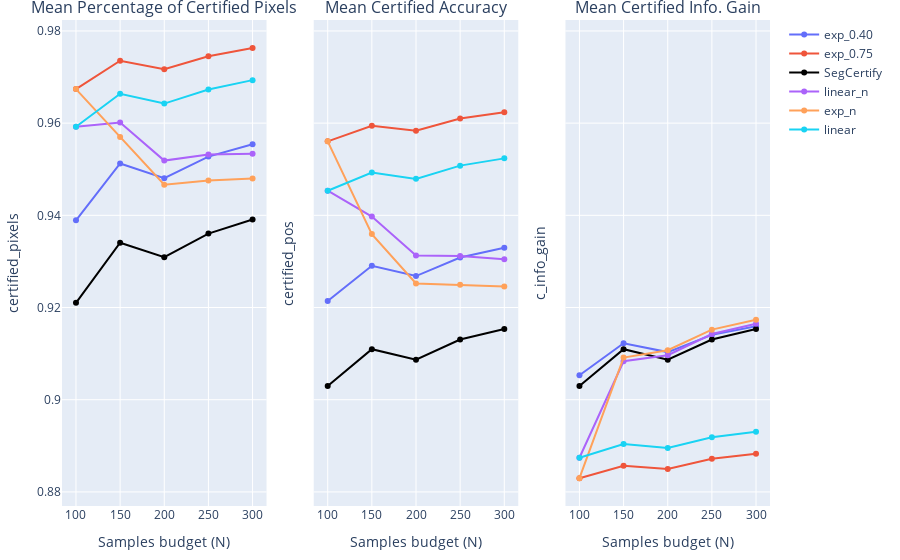

The notebook cell this image was saved under:
### Code cell
#  Graph different threshold functions
# choice: 
n0_choice = 10

x_axis_title = 'Samples budget (N)'
colors = ['#636EFA', '#EF553B', '#00CC96', '#AB63FA', '#FFA15A', '#19D3F3', '#FF6692', '#B6E880', '#FF97FF', '#FECB52']
ns = sorted(list(set(np.array(list(graph_dict.keys()))[:, 0])))
n0s = list(set(np.array(list(graph_dict.keys()))[:, 1]))
fs = list(set(np.array(list(graph_dict.keys()))[:, 2]))

fig = make_subplots(rows=1, cols=3, shared_yaxes=True, subplot_titles=("Mean Percentage of Certified Pixels", 'Mean Certified Accuracy', 'Mean Certified Info. Gain'))
show_legend = True
row_i = 0
for col_i, g in enumerate(['certified_pixels', 'certified_pos', 'c_info_gain']):
    for idx, f in enumerate(fs):
        if f is None: h = 0; name = 'SegCertify'
        else: h=4;  name=f
        y_axis = []
        x_axis = []
        for n in ns:
            mean_g = graph_dict[(n, n0_choice, f, h)][g]/graph_dict[(n, n0_choice, f,  h)]['num_pixels']
            if g == 'c_info_gain': mean_g /= np.log(19)
            y_axis.append(mean_g)
            x_axis.append(n)
        

        fig.add_scatter(x=x_axis, y=y_axis, # text=y_axis, 
                        row=row_i+1, col=col_i+1, 
                        name=name, 
                        line_color=colors[idx] if h == 4 else 'black', 
                        line = dict( width=2), 
                        showlegend=show_legend, mode="lines+markers+text", textposition="top center" )


    fig.update_yaxes(title_text= g, row=row_i+1, col=col_i+1)
    show_legend = False
    fig.update_xaxes(title_text=x_axis_title, type='category', row=row_i+1, col=col_i+1)

# add SegCertify using n0=0.2

fig.update_layout(
margin=dict(l=20, r=20, t=20, b=20),
)
fig.show()

### Figure 1 — Plotly figure (JSON) as saved in the notebook; plotly's stock layout.template omitted (floating-point values rounded to 4 significant figures)
{"data": [{"line": {"color": "#636EFA", "width": 2}, "mode": "lines+markers+text", "name": "exp_0.40", "showlegend": true, "textposition": "top center", "type": "scatter", "x": [100, 150, 200, 250, 300], "xaxis": "x", "y": [0.9389, 0.9513, 0.9481, 0.9527, 0.9554], "yaxis": "y"}, {"line": {"color": "#EF553B", "width": 2}, "mode": "lines+markers+text", "name": "exp_0.75", "showlegend": true, "textposition": "top center", "type": "scatter", "x": [100, 150, 200, 250, 300], "xaxis": "x", "y": [0.9674, 0.9735, 0.9717, 0.9745, 0.9763], "yaxis": "y"}, {"line": {"color": "black", "width": 2}, "mode": "lines+markers+text", "name": "SegCertify", "showlegend": true, "textposition": "top center", "type": "scatter", "x": [100, 150, 200, 250, 300], "xaxis": "x", "y": [0.921, 0.9341, 0.9309, 0.936, 0.9391], "yaxis": "y"}, {"line": {"color": "#AB63FA", "width": 2}, "mode": "lines+markers+text", "name": "linear_n", "showlegend": true, "textposition": "top center", "type": "scatter", "x": [100, 150, 200, 250, 300], "xaxis": "x", "y": [0.9592, 0.9602, 0.9519, 0.9532, 0.9534], "yaxis": "y"}, {"line": {"color": "#FFA15A", "width": 2}, "mode": "lines+markers+text", "name": "exp_n", "showlegend": true, "textposition": "top center", "type": "scatter", "x": [100, 150, 200, 250, 300], "xaxis": "x", "y": [0.9674, 0.957, 0.9466, 0.9476, 0.948], "yaxis": "y"}, {"line": {"color": "#19D3F3", "width": 2}, "mode": "lines+markers+text", "name": "linear", "showlegend": true, "textposition": "top center", "type": "scatter", "x": [100, 150, 200, 250, 300], "xaxis": "x", "y": [0.9592, 0.9664, 0.9642, 0.9673, 0.9693], "yaxis": "y"}, {"line": {"color": "#636EFA", "width": 2}, "mode": "lines+markers+text", "name": "exp_0.40", "showlegend": false, "textposition": "top center", "type": "scatter", "x": [100, 150, 200, 250, 300], "xaxis": "x2", "y": [0.9214, 0.9291, 0.9268, 0.9308, 0.933], "yaxis": "y2"}, {"line": {"color": "#EF553B", "width": 2}, "mode": "lines+markers+text", "name": "exp_0.75", "showlegend": false, "textposition": "top center", "type": "scatter", "x": [100, 150, 200, 250, 300], "xaxis": "x2", "y": [0.9561, 0.9594, 0.9583, 0.961, 0.9623], "yaxis": "y2"}, {"line": {"color": "black", "width": 2}, "mode": "lines+markers+text", "name": "SegCertify", "showlegend": false, "textposition": "top center", "type": "scatter", "x": [100, 150, 200, 250, 300], "xaxis": "x2", "y": [0.903, 0.911, 0.9087, 0.9131, 0.9154], "yaxis": "y2"}, {"line": {"color": "#AB63FA", "width": 2}, "mode": "lines+markers+text", "name": "linear_n", "showlegend": false, "textposition": "top center", "type": "scatter", "x": [100, 150, 200, 250, 300], "xaxis": "x2", "y": [0.9453, 0.9397, 0.9313, 0.9312, 0.9305], "yaxis": "y2"}, {"line": {"color": "#FFA15A", "width": 2}, "mode": "lines+markers+text", "name": "exp_n", "showlegend": false, "textposition": "top center", "type": "scatter", "x": [100, 150, 200, 250, 300], "xaxis": "x2", "y": [0.9561, 0.9359, 0.9252, 0.9249, 0.9246], "yaxis": "y2"}, {"line": {"color": "#19D3F3", "width": 2}, "mode": "lines+markers+text", "name": "linear", "showlegend": false, "textposition": "top center", "type": "scatter", "x": [100, 150, 200, 250, 300], "xaxis": "x2", "y": [0.9453, 0.9493, 0.9479, 0.9508, 0.9524], "yaxis": "y2"}, {"line": {"color": "#636EFA", "width": 2}, "mode": "lines+markers+text", "name": "exp_0.40", "showlegend": false, "textposition": "top center", "type": "scatter", "x": [100, 150, 200, 250, 300], "xaxis": "x3", "y": [0.9053, 0.9122, 0.9103, 0.9141, 0.9159], "yaxis": "y3"}, {"line": {"color": "#EF553B", "width": 2}, "mode": "lines+markers+text", "name": "exp_0.75", "showlegend": false, "textposition": "top center", "type": "scatter", "x": [100, 150, 200, 250, 300], "xaxis": "x3", "y": [0.883, 0.8857, 0.885, 0.8872, 0.8883], "yaxis": "y3"}, {"line": {"color": "black", "width": 2}, "mode": "lines+markers+text", "name": "SegCertify", "showlegend": false, "textposition": "top center", "type": "scatter", "x": [100, 150, 200, 250, 300], "xaxis": "x3", "y": [0.903, 0.911, 0.9087, 0.9131, 0.9154], "yaxis": "y3"}, {"line": {"color": "#AB63FA", "width": 2}, "mode": "lines+markers+text", "name": "linear_n", "showlegend": false, "textposition": "top center", "type": "scatter", "x": [100, 150, 200, 250, 300], "xaxis": "x3", "y": [0.8874, 0.9083, 0.9097, 0.9142, 0.9165], "yaxis": "y3"}, {"line": {"color": "#FFA15A", "width": 2}, "mode": "lines+markers+text", "name": "exp_n", "showlegend": false, "textposition": "top center", "type": "scatter", "x": [100, 150, 200, 250, 300], "xaxis": "x3", "y": [0.883, 0.9091, 0.9107, 0.9152, 0.9174], "yaxis": "y3"}, {"line": {"color": "#19D3F3", "width": 2}, "mode": "lines+markers+text", "name": "linear", "showlegend": false, "textposition": "top center", "type": "scatter", "x": [100, 150, 200, 250, 300], "xaxis": "x3", "y": [0.8874, 0.8904, 0.8895, 0.8918, 0.893], "yaxis": "y3"}], "layout": {"annotations": [{"font": {"size": 16}, "showarrow": false, "text": "Mean Percentage of Certified Pixels", "x": 0.1444, "xanchor": "center", "xref": "paper", "y": 1, "yanchor": "bottom", "yref": "paper"}, {"font": {"size": 16}, "showarrow": false, "text": "Mean Certified Accuracy", "x": 0.5, "xanchor": "center", "xref": "paper", "y": 1, "yanchor": "bottom", "yref": "paper"}, {"font": {"size": 16}, "showarrow": false, "text": "Mean Certified Info. Gain", "x": 0.8556, "xanchor": "center", "xref": "paper", "y": 1, "yanchor": "bottom", "yref": "paper"}], "margin": {"b": 20, "l": 20, "r": 20, "t": 20}, "xaxis": {"anchor": "y", "domain": [0, 0.2889], "title": {"text": "Samples budget (N)"}, "type": "category"}, "xaxis2": {"anchor": "y2", "domain": [0.3556, 0.6444], "title": {"text": "Samples budget (N)"}, "type": "category"}, "xaxis3": {"anchor": "y3", "domain": [0.7111, 1], "title": {"text": "Samples budget (N)"}, "type": "category"}, "yaxis": {"anchor": "x", "domain": [0, 1], "title": {"text": "certified_pixels"}}, "yaxis2": {"anchor": "x2", "domain": [0, 1], "matches": "y", "showticklabels": false, "title": {"text": "certified_pos"}}, "yaxis3": {"anchor": "x3", "domain": [0, 1], "matches": "y", "showticklabels": false, "title": {"text": "c_info_gain"}}}}
